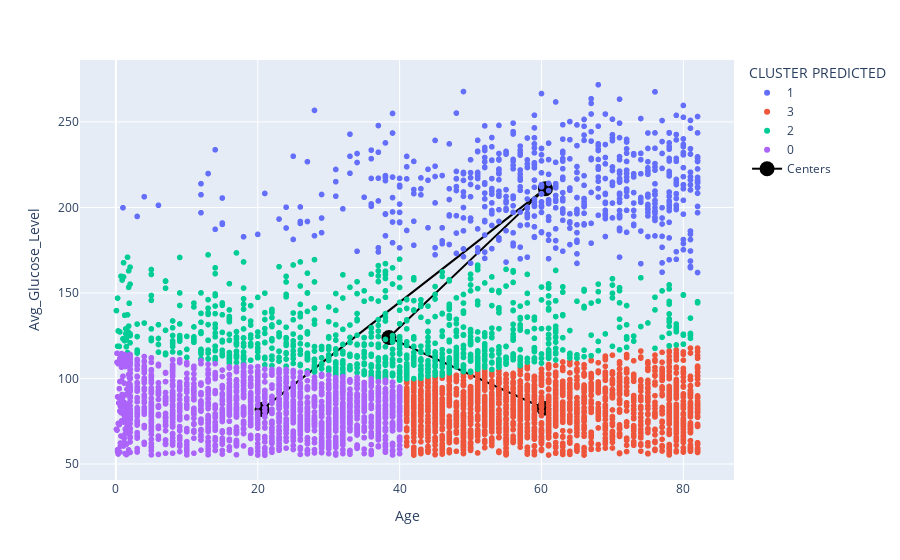

Source (notebook cell):
### Code cell
fig = pe.scatter(x="Age",y="Avg_Glucose_Level",data_frame=final,color="CLUSTER PREDICTED") #using different colors for differernt clusters here

fig.add_scatter(
    x=centers[:, 0],
    y=centers[:, 1],
    marker=dict(size=15, color="Black"), name="Centers"
)
# plt.scatter(centers[:,0], centers[:,1], c='black', s=100, alpha=0.5);

### Figure 1 — Plotly figure (JSON) as saved in the notebook; plotly's stock layout.template omitted (floating-point values rounded to 4 significant figures; data arrays with more than 128 entries replaced by an {"elided": "..."} marker saying what was removed)
{"data": [{"hovertemplate": "CLUSTER PREDICTED=1<br>Age=%{x}<br>Avg_Glucose_Level=%{y}<extra></extra>", "legendgroup": "1", "marker": {"color": "#636efa", "symbol": "circle"}, "mode": "markers", "name": "1", "showlegend": true, "type": "scattergl", "x": {"elided": "631 int values"}, "xaxis": "x", "y": {"elided": "631 float values"}, "yaxis": "y"}, {"hovertemplate": "CLUSTER PREDICTED=3<br>Age=%{x}<br>Avg_Glucose_Level=%{y}<extra></extra>", "legendgroup": "3", "marker": {"color": "#EF553B", "symbol": "circle"}, "mode": "markers", "name": "3", "showlegend": true, "type": "scattergl", "x": {"elided": "1838 int values"}, "xaxis": "x", "y": {"elided": "1838 float values"}, "yaxis": "y"}, {"hovertemplate": "CLUSTER PREDICTED=2<br>Age=%{x}<br>Avg_Glucose_Level=%{y}<extra></extra>", "legendgroup": "2", "marker": {"color": "#00cc96", "symbol": "circle"}, "mode": "markers", "name": "2", "showlegend": true, "type": "scattergl", "x": {"elided": "975 float values"}, "xaxis": "x", "y": {"elided": "975 float values"}, "yaxis": "y"}, {"hovertemplate": "CLUSTER PREDICTED=0<br>Age=%{x}<br>Avg_Glucose_Level=%{y}<extra></extra>", "legendgroup": "0", "marker": {"color": "#ab63fa", "symbol": "circle"}, "mode": "markers", "name": "0", "showlegend": true, "type": "scattergl", "x": {"elided": "1666 float values"}, "xaxis": "x", "y": {"elided": "1666 float values"}, "yaxis": "y"}, {"marker": {"color": "Black", "size": 15}, "name": "Centers", "type": "scatter", "x": [20.61, 60.55, 38.49, 60.31], "y": [81.92, 211.0, 124.0, 82.59]}], "layout": {"legend": {"title": {"text": "CLUSTER PREDICTED"}, "tracegroupgap": 0}, "margin": {"t": 60}, "xaxis": {"anchor": "y", "domain": [0, 1], "title": {"text": "Age"}}, "yaxis": {"anchor": "x", "domain": [0, 1], "title": {"text": "Avg_Glucose_Level"}}}}
